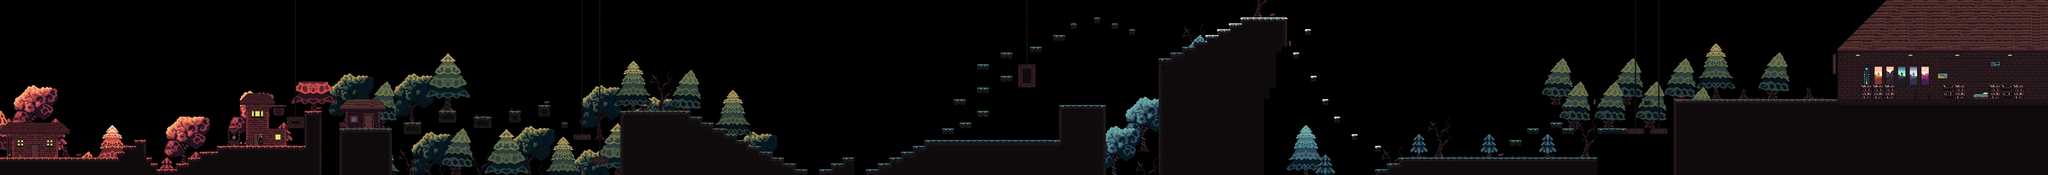

This game map was drawn from its Tiled (.tmx) file and the tilesets committed beside it. A one-line description and the trimmed map source follow:
An orthogonal 350x30 tile map with 16x16 px tiles, 9 tile layers (Subterreno4 P, Subterreno3 P, Subterreno2, SubTerreno1, ...) and 105 objects (87x 1, 6x 3, 6x 4, 5x 2, 5).

<map version="1.2" tiledversion="1.2.4" orientation="orthogonal" renderorder="right-down" width="350" height="30" tilewidth="16" tileheight="16" infinite="0" nextlayerid="13" nextobjectid="150">
 <tileset firstgid="1" name="tiles" tilewidth="16" tileheight="16" tilecount="4816" columns="86">
  <image source="Basic_Tiles_Only.png" width="1376" height="896" />
 </tileset>
 <layer id="7" name="Subterreno4 P" width="350" height="30">
  <data>[10500 cells, 1075 non-empty, 260 distinct tile ids]</data>
 </layer>
 <layer id="8" name="Subterreno3 P" width="350" height="30">
  <data>[10500 cells, 1583 non-empty, 389 distinct tile ids]</data>
 </layer>
 <layer id="9" name="Subterreno2" width="350" height="30">
  <data>[10500 cells, 967 non-empty, 466 distinct tile ids]</data>
 </layer>
 <layer id="6" name="SubTerreno1" width="350" height="30">
  <data>[10500 cells, 1799 non-empty, 635 distinct tile ids]</data>
 </layer>
 <layer id="1" name="Terreno" width="350" height="30">
  <data>[10500 cells, 2901 non-empty, 88 distinct tile ids]</data>
 </layer>
 <layer id="2" name="PreTerreno1" width="350" height="30">
  <data>[10500 cells, 787 non-empty, 148 distinct tile ids]</data>
 </layer>
 <layer id="3" name="Preterreno2" width="350" height="30">
  <data>[10500 cells, 177 non-empty, 86 distinct tile ids]</data>
 </layer>
 <layer id="4" name="Preterreno3" width="350" height="30">
  <data>[10500 cells, 418 non-empty, 98 distinct tile ids]</data>
 </layer>
 <layer id="5" name="Objetos Moviles" width="350" height="30">
  <data>[10500 cells, 931 non-empty, 56 distinct tile ids]</data>
 </layer>
 <objectgroup id="12" name="Colliders">
  <object id="5" name="1" x="0" y="432" width="416" height="16" />
  <object id="8" name="1" x="320" y="416.091" width="16" height="15.909" />
  <object id="9" name="1" x="336" y="400" width="32" height="32" />
  <object id="10" name="1" x="368" y="384" width="31.9783" height="48" />
  <object id="11" name="1" x="416" y="448" width="16" height="16" />
  <object id="13" name="1" x="928" y="352" width="143.5" height="128" />
  <object id="14" name="1" x="1104" y="336" width="48" height="32" />
  <object id="15" name="1" x="1200" y="304" width="47.5" height="31.5" />
  <object id="16" name="1" x="1297" y="320" width="47" height="31.5" />
  <object id="17" name="1" x="1392" y="304" width="32" height="32" />
  <object id="18" name="1" x="1472" y="288" width="32" height="31.5" />
  <object id="19" name="1" x="1536" y="336" width="16" height="15.5" />
  <object id="20" name="1" x="1696" y="304" width="192" height="176" />
  <object id="21" name="1" x="2896" y="288" width="128" height="192" />
  <object id="23" name="1" x="3440" y="272" width="16" height="208" />
  <object id="24" name="1" x="3168" y="160" width="32" height="320" />
  <object id="25" name="1" x="3200" y="144" width="32" height="16" />
  <object id="26" name="1" x="3232" y="128" width="32" height="15.8882" />
  <object id="27" name="1" x="3263.78" y="112.112" width="32.22" height="15.8882" />
  <object id="28" name="1" x="3296" y="96" width="32" height="16" />
  <object id="29" name="1" x="3328" y="80" width="32" height="16" />
  <object id="30" name="1" x="3360" y="64" width="32" height="16" />
  <object id="31" name="1" x="2528" y="384" width="367.955" height="16" />
  <object id="35" name="1" x="432" y="464" width="48" height="16" />
  <object id="36" name="1" x="480" y="448" width="32" height="16" />
  <object id="37" name="1" x="512" y="432" width="32" height="16" />
  <object id="38" name="1" x="544" y="416" width="48" height="16" />
  <object id="39" name="1" x="1888" y="320" width="32" height="16" />
  <object id="40" name="1" x="1920" y="336" width="32" height="16" />
  <object id="41" name="1" x="1952" y="352" width="30.3333" height="16" />
  <object id="42" name="1" x="1982.33" y="368" width="33.67" height="16" />
  <object id="43" name="1" x="2016" y="384" width="32.0033" height="16" />
  <object id="44" name="1" x="2048" y="400" width="32" height="16" />
  <object id="45" name="1" x="2080" y="416" width="32" height="16" />
  <object id="46" name="1" x="2112" y="432" width="32" height="16" />
  <object id="47" name="1" x="2144" y="448" width="32" height="16" />
  <object id="48" name="1" x="2176" y="464" width="32" height="16" />
  <object id="49" name="1" x="2240" y="464" width="32" height="16" />
  <object id="50" name="1" x="2272" y="448" width="31.7917" height="16" />
  <object id="51" name="1" x="2304" y="432" width="32" height="48" />
  <object id="53" name="1" x="2368" y="464" width="32" height="16" />
  <object id="54" name="1" x="2400" y="448" width="32.3333" height="16" />
  <object id="55" name="1" x="2432" y="432" width="32" height="16" />
  <object id="56" name="1" x="2464" y="416" width="32" height="16" />
  <object id="57" name="1" x="2496" y="400" width="31.67" height="16" />
  <object id="58" name="1" x="2608" y="272.333" width="31.6667" height="15.667" />
  <object id="59" name="1" x="2672" y="239.667" width="32" height="16.333" />
  <object id="60" name="1" x="2672" y="176" width="32" height="16" />
  <object id="61" name="1" x="2736" y="208" width="32" height="15.333" />
  <object id="62" name="1" x="2736" y="144" width="32" height="15.6667" />
  <object id="63" name="1" x="2816.33" y="127.667" width="31" height="16" />
  <object id="64" name="1" x="2880" y="96" width="31.6667" height="15.6666" />
  <object id="65" name="1" x="2928" y="63.6667" width="15.9967" height="16" />
  <object id="66" name="1" x="2992.33" y="48" width="15.3333" height="16" />
  <object id="67" name="1" x="3040.33" y="64" width="15.3333" height="16" />
  <object id="68" name="1" x="3088" y="80" width="15.6667" height="16" />
  <object id="69" name="1" x="3567.67" y="80" width="16.3333" height="15.3333" />
  <object id="70" name="1" x="3536" y="144" width="15.9967" height="15.6663" />
  <object id="71" name="1" x="3584" y="208" width="16.3333" height="15.667" />
  <object id="72" name="1" x="3616" y="272" width="16.33" height="15.6663" />
  <object id="73" name="1" x="3648" y="320" width="15.67" height="16.0003" />
  <object id="74" name="1" x="3696" y="368" width="16" height="15.333" />
  <object id="75" name="1" x="3760" y="400" width="16" height="15.6667" />
  <object id="76" name="1" x="3824" y="432" width="544" height="48" />
  <object id="77" name="1" x="3792" y="448" width="32" height="16" />
  <object id="78" name="1" x="3760" y="464" width="32" height="16" />
  <object id="79" name="1" x="4128" y="383.75" width="31.75" height="16" />
  <object id="80" name="1" x="4176" y="351.75" width="31.75" height="16" />
  <object id="81" name="1" x="4240" y="336" width="31.75" height="15.5" />
  <object id="82" name="1" x="4272" y="351.75" width="32" height="16.25" />
  <object id="83" name="1" x="4272" y="288" width="32" height="16" />
  <object id="85" name="1" x="4368" y="352" width="80" height="16" />
  <object id="86" name="1" x="4497" y="272.5" width="15" height="16" />
  <object id="102" name="1" x="4576" y="272" width="1025" height="208" />
  <object id="104" name="2" x="880" y="464" width="816" height="16" />
  <object id="105" name="2" x="2208" y="472" width="160" height="8" />
  <object id="106" name="2" x="3024" y="464" width="144" height="16" />
  <object id="107" name="2" x="3456" y="471" width="304" height="9" />
  <object id="108" name="2" x="4368" y="464" width="208" height="16" />
  <object id="109" name="3" x="784.333" y="319.667" width="47.667" height="32.333" />
  <object id="110" name="3" x="1568" y="368" width="48" height="16" />
  <object id="111" name="3" x="1616" y="432" width="46.5" height="14.5" />
  <object id="112" name="3" x="2784" y="176" width="48" height="64" />
  <object id="113" name="3" x="4448.5" y="352.5" width="47.5" height="15.5" />
  <object id="114" name="3" x="4512" y="352" width="48" height="16" />
  </objectgroup>
</map>
<!-- 20 of 105 objects omitted -->
